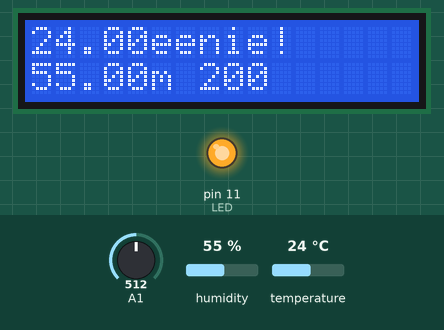
Recording of a sketch running on a simulated Arduino Uno, built with avr-gcc and run on an emulated ATmega328P. Parts: 16×2 character LCD, output pins drawn as LEDs (lit = HIGH). Inputs (shaded band) come from the test bench; at power-on: A1 = 512, humidity 55 %, temperature 24 °C. What the sketch prints to the serial monitor is not drawn.

Above: at 1.3 s.
1.4 s: A1 set to 585
7.8 s: A1 set to 607
At 10.8 s:
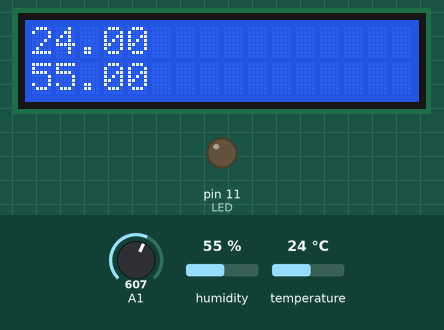
14.0 s: humidity set to 22 %
At 16.9 s:
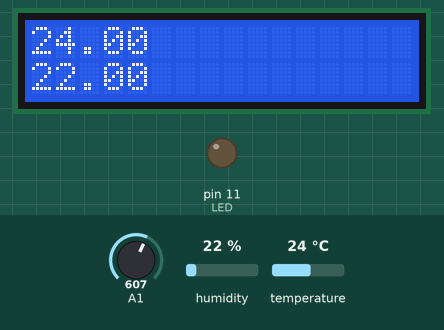
18.0 s: temperature set to 12 °C
At 19.3 s:
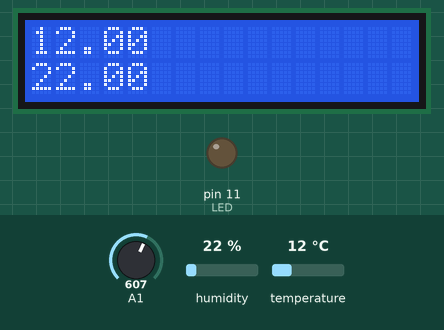
22.3 s: humidity set to 40 %
At 25.3 s:
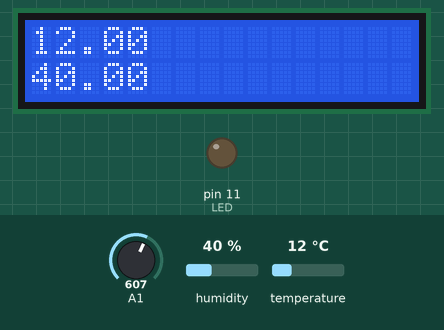
28.5 s: temperature set to 19 °C
At 32.6 s:
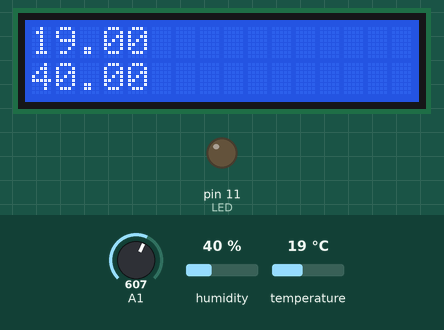
Timing chart, 0 to 34.1 s (numbered marks = the images above; inputs shaded):
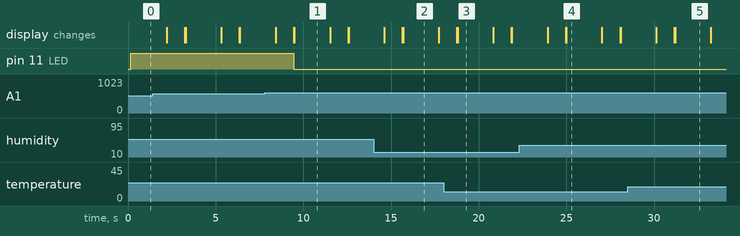

Measured:
- the behaviour switches between 600 and 601 on A1 (found by bisection; images 0 and 1)
- after the input at 7.8 s, pin 11 (LED): HIGH → LOW after 1.6 s
- what the display in image 1 shows lasts 2.0 s, from 9.5 s to 11.5 s

The sketch:

testlcd.ino
```cpp
#include <Wire.h>
#include <LiquidCrystal_I2C.h>
#include <dht.h>
LiquidCrystal_I2C lcd (0x27,16,2); // set the LCD address to 0x27 for a16 chars and 2 line display


dht DHT;

#define DHT11_PIN 8


int LED = 11; // Set LED pin at D11
int val = 0; // Read the voltage value of the photodiode


void setup ()
{
pinMode (LED, OUTPUT);
 Serial.begin(115200);
lcd.init (); // initialize the lcd
lcd.init (); // Print a message to the LCD.
lcd.backlight ();
lcd.setCursor (3,0);
lcd.print ("Greenie!"); // LED print name!
lcd.setCursor (2,1);
lcd.print ("Room 200"); // LED print room num!
}

void dhtcheck(){
           val = analogRead (A1); // Read the voltage value of A1 Pin

       if (val >600)
       {//  LED light is off
       digitalWrite (LED, LOW);
       }
       else
       {// Otherwise, the LED lights up
       digitalWrite (LED, HIGH);
       }
  int chk = DHT.read11(DHT11_PIN);
  Serial.print("##");
  Serial.print(DHT.temperature);
  Serial.print(" : ");
  Serial.print(DHT.humidity);
  Serial.print(" : ");
  Serial.print (val); // Serial port to view the change of voltage value of light sensor
  Serial.println("$$");
  lcd.setCursor (0,0);
  lcd.print (DHT.temperature); // LED print name!
  lcd.setCursor (0,1);
  lcd.print (DHT.humidity); // LED print room num!
  delay(1000);
}

void lcdclear() {
  lcd.setCursor (0,0);
lcd.print ("Greenie! - hackathon"); // LED print name!
lcd.setCursor (0,1);
lcd.print ("Room 200 - CEWIT"); // LED print room num!
}

void lcdblank() {
  lcd.setCursor (0,0);
lcd.print ("                "); // LED print name!
lcd.setCursor (0,1);
lcd.print ("                "); // LED print room num!
}

void loop ()
{


  dhtcheck();
  delay(1000);
  lcdclear();
  delay(1000);
  lcdblank();

}
```
